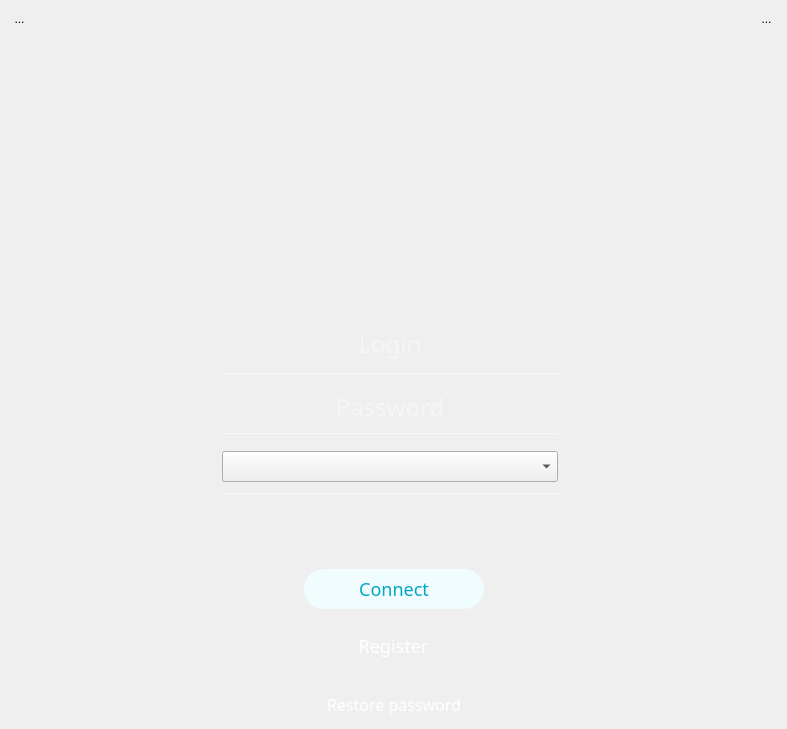
<?xml version="1.0" encoding="UTF-8"?>
<ui version="4.0">
 <class>LoginHorSmall</class>
 <widget class="QWidget" name="LoginHorSmall">
  <property name="geometry">
   <rect>
    <x>0</x>
    <y>0</y>
    <width>787</width>
    <height>729</height>
   </rect>
  </property>
  <property name="windowTitle">
   <string>Form</string>
  </property>
  <property name="styleSheet">
   <string notr="true">#LoginHorSmall {
	background-image: url(:/pics/bg\@3x.png);
}</string>
  </property>
  <layout class="QVBoxLayout" name="verticalLayout">
   <property name="spacing">
    <number>0</number>
   </property>
   <property name="leftMargin">
    <number>10</number>
   </property>
   <property name="topMargin">
    <number>10</number>
   </property>
   <property name="rightMargin">
    <number>10</number>
   </property>
   <property name="bottomMargin">
    <number>10</number>
   </property>
   <item>
    <layout class="QHBoxLayout" name="horizontalLayout_28">
     <property name="spacing">
      <number>0</number>
     </property>
     <item>
      <layout class="QVBoxLayout" name="verticalLayout_30">
       <property name="spacing">
        <number>0</number>
       </property>
       <item>
        <widget class="QToolButton" name="btHelp">
         <property name="styleSheet">
          <string notr="true">border-radius:12px;</string>
         </property>
         <property name="text">
          <string>...</string>
         </property>
         <property name="icon">
          <iconset resource="../resources/KelvinVPN/main.qrc">
           <normaloff>:/pics/help_icon_noactive@3x.png</normaloff>
           <activeoff>:/pics/help_icon_active@3x.png</activeoff>
           <selectedoff>:/pics/help_icon_active@3x.png</selectedoff>:/pics/help_icon_noactive@3x.png</iconset>
         </property>
         <property name="iconSize">
          <size>
           <width>50</width>
           <height>50</height>
          </size>
         </property>
         <property name="toolButtonStyle">
          <enum>Qt::ToolButtonIconOnly</enum>
         </property>
         <property name="autoRaise">
          <bool>true</bool>
         </property>
        </widget>
       </item>
       <item>
        <spacer name="verticalSpacer_25">
         <property name="orientation">
          <enum>Qt::Vertical</enum>
         </property>
         <property name="sizeType">
          <enum>QSizePolicy::Expanding</enum>
         </property>
         <property name="sizeHint" stdset="0">
          <size>
           <width>20</width>
           <height>160</height>
          </size>
         </property>
        </spacer>
       </item>
      </layout>
     </item>
     <item>
      <spacer name="horizontalSpacer_47">
       <property name="orientation">
        <enum>Qt::Horizontal</enum>
       </property>
       <property name="sizeHint" stdset="0">
        <size>
         <width>40</width>
         <height>20</height>
        </size>
       </property>
      </spacer>
     </item>
     <item>
      <layout class="QVBoxLayout" name="verticalLayout_20">
       <property name="spacing">
        <number>0</number>
       </property>
       <item>
        <spacer name="verticalSpacer_24">
         <property name="orientation">
          <enum>Qt::Vertical</enum>
         </property>
         <property name="sizeType">
          <enum>QSizePolicy::Fixed</enum>
         </property>
         <property name="sizeHint" stdset="0">
          <size>
           <width>20</width>
           <height>14</height>
          </size>
         </property>
        </spacer>
       </item>
       <item>
        <layout class="QVBoxLayout" name="verticalLayout_31">
         <item>
          <widget class="QLabel" name="label_12">
           <property name="sizePolicy">
            <sizepolicy hsizetype="Minimum" vsizetype="Minimum">
             <horstretch>0</horstretch>
             <verstretch>0</verstretch>
            </sizepolicy>
           </property>
           <property name="minimumSize">
            <size>
             <width>200</width>
             <height>200</height>
            </size>
           </property>
           <property name="maximumSize">
            <size>
             <width>200</width>
             <height>200</height>
            </size>
           </property>
           <property name="styleSheet">
            <string notr="true">background: rgb(0, 0, 0,0);</string>
           </property>
           <property name="text">
            <string/>
           </property>
           <property name="pixmap">
            <pixmap resource="../resources/KelvinVPN/main.qrc">:/pics/logo_main@3x.png</pixmap>
           </property>
           <property name="scaledContents">
            <bool>true</bool>
           </property>
           <property name="alignment">
            <set>Qt::AlignHCenter|Qt::AlignTop</set>
           </property>
          </widget>
         </item>
        </layout>
       </item>
      </layout>
     </item>
     <item>
      <spacer name="horizontalSpacer_48">
       <property name="orientation">
        <enum>Qt::Horizontal</enum>
       </property>
       <property name="sizeHint" stdset="0">
        <size>
         <width>40</width>
         <height>20</height>
        </size>
       </property>
      </spacer>
     </item>
     <item>
      <layout class="QVBoxLayout" name="verticalLayout_32">
       <item>
        <widget class="QToolButton" name="btSettings">
         <property name="styleSheet">
          <string notr="true">border-radius:12px;</string>
         </property>
         <property name="text">
          <string>...</string>
         </property>
         <property name="icon">
          <iconset resource="../resources/KelvinVPN/main.qrc">
           <normaloff>:/pics/settings_icon_noactive@3x.png</normaloff>
           <activeoff>:/pics/settings_icon_active@3x.png</activeoff>
           <selectedoff>:/pics/settings_icon_active@3x.png</selectedoff>:/pics/settings_icon_noactive@3x.png</iconset>
         </property>
         <property name="iconSize">
          <size>
           <width>50</width>
           <height>50</height>
          </size>
         </property>
         <property name="toolButtonStyle">
          <enum>Qt::ToolButtonIconOnly</enum>
         </property>
         <property name="autoRaise">
          <bool>true</bool>
         </property>
        </widget>
       </item>
       <item>
        <spacer name="verticalSpacer_28">
         <property name="orientation">
          <enum>Qt::Vertical</enum>
         </property>
         <property name="sizeType">
          <enum>QSizePolicy::Expanding</enum>
         </property>
         <property name="sizeHint" stdset="0">
          <size>
           <width>20</width>
           <height>160</height>
          </size>
         </property>
        </spacer>
       </item>
      </layout>
     </item>
    </layout>
   </item>
   <item>
    <layout class="QVBoxLayout" name="verticalLayout_3">
     <property name="spacing">
      <number>0</number>
     </property>
     <item>
      <spacer name="verticalSpacer_2">
       <property name="orientation">
        <enum>Qt::Vertical</enum>
       </property>
       <property name="sizeType">
        <enum>QSizePolicy::Fixed</enum>
       </property>
       <property name="sizeHint" stdset="0">
        <size>
         <width>20</width>
         <height>36</height>
        </size>
       </property>
      </spacer>
     </item>
     <item>
      <widget class="QLabel" name="lbMessage">
       <property name="sizePolicy">
        <sizepolicy hsizetype="Expanding" vsizetype="Fixed">
         <horstretch>0</horstretch>
         <verstretch>0</verstretch>
        </sizepolicy>
       </property>
       <property name="minimumSize">
        <size>
         <width>0</width>
         <height>30</height>
        </size>
       </property>
       <property name="maximumSize">
        <size>
         <width>16777215</width>
         <height>30</height>
        </size>
       </property>
       <property name="font">
        <font>
         <pointsize>20</pointsize>
        </font>
       </property>
       <property name="styleSheet">
        <string notr="true">color: #0043FF;
font: Regular;</string>
       </property>
       <property name="text">
        <string/>
       </property>
       <property name="scaledContents">
        <bool>false</bool>
       </property>
       <property name="alignment">
        <set>Qt::AlignCenter</set>
       </property>
       <property name="wordWrap">
        <bool>true</bool>
       </property>
      </widget>
     </item>
     <item>
      <spacer name="verticalSpacer_4">
       <property name="orientation">
        <enum>Qt::Vertical</enum>
       </property>
       <property name="sizeType">
        <enum>QSizePolicy::Fixed</enum>
       </property>
       <property name="sizeHint" stdset="0">
        <size>
         <width>20</width>
         <height>36</height>
        </size>
       </property>
      </spacer>
     </item>
    </layout>
   </item>
   <item>
    <layout class="QHBoxLayout" name="horizontalLayout_14">
     <property name="spacing">
      <number>0</number>
     </property>
     <item>
      <spacer name="horizontalSpacer_44">
       <property name="orientation">
        <enum>Qt::Horizontal</enum>
       </property>
       <property name="sizeType">
        <enum>QSizePolicy::Expanding</enum>
       </property>
       <property name="sizeHint" stdset="0">
        <size>
         <width>370</width>
         <height>20</height>
        </size>
       </property>
      </spacer>
     </item>
     <item>
      <layout class="QVBoxLayout" name="verticalLayout_8">
       <property name="spacing">
        <number>16</number>
       </property>
       <property name="leftMargin">
        <number>0</number>
       </property>
       <item>
        <layout class="QHBoxLayout" name="horizontalLayout_3">
         <property name="spacing">
          <number>10</number>
         </property>
         <item>
          <widget class="QLabel" name="label_11">
           <property name="minimumSize">
            <size>
             <width>44</width>
             <height>44</height>
            </size>
           </property>
           <property name="maximumSize">
            <size>
             <width>44</width>
             <height>44</height>
            </size>
           </property>
           <property name="styleSheet">
            <string notr="true">background:	rgb(0,0,0,0);
</string>
           </property>
           <property name="text">
            <string/>
           </property>
           <property name="pixmap">
            <pixmap resource="../resources/KelvinVPN/main.qrc">:/pics/user_icon@3x.png</pixmap>
           </property>
           <property name="scaledContents">
            <bool>true</bool>
           </property>
          </widget>
         </item>
         <item>
          <layout class="QVBoxLayout" name="verticalLayout_5">
           <item>
            <widget class="QLineEdit" name="edUsername">
             <property name="sizePolicy">
              <sizepolicy hsizetype="Expanding" vsizetype="Preferred">
               <horstretch>0</horstretch>
               <verstretch>0</verstretch>
              </sizepolicy>
             </property>
             <property name="minimumSize">
              <size>
               <width>0</width>
               <height>0</height>
              </size>
             </property>
             <property name="maximumSize">
              <size>
               <width>336</width>
               <height>16777215</height>
              </size>
             </property>
             <property name="font">
              <font>
               <family>Regular</family>
               <pointsize>-1</pointsize>
               <weight>50</weight>
               <italic>false</italic>
               <bold>false</bold>
              </font>
             </property>
             <property name="styleSheet">
              <string notr="true">background:	rgb(0,0,0,0);
border: none;
font: 24px Regular;
color: rgba(255,255,255, 0.8);
</string>
             </property>
             <property name="text">
              <string/>
             </property>
             <property name="maxLength">
              <number>336</number>
             </property>
             <property name="alignment">
              <set>Qt::AlignCenter</set>
             </property>
             <property name="placeholderText">
              <string>Login</string>
             </property>
            </widget>
           </item>
           <item>
            <widget class="Line" name="line_8">
             <property name="sizePolicy">
              <sizepolicy hsizetype="Preferred" vsizetype="Fixed">
               <horstretch>0</horstretch>
               <verstretch>0</verstretch>
              </sizepolicy>
             </property>
             <property name="minimumSize">
              <size>
               <width>336</width>
               <height>0</height>
              </size>
             </property>
             <property name="maximumSize">
              <size>
               <width>336</width>
               <height>16777215</height>
              </size>
             </property>
             <property name="styleSheet">
              <string notr="true">color: rgba(255, 255, 255, 0.65);</string>
             </property>
             <property name="frameShadow">
              <enum>QFrame::Plain</enum>
             </property>
             <property name="midLineWidth">
              <number>1</number>
             </property>
             <property name="orientation">
              <enum>Qt::Horizontal</enum>
             </property>
            </widget>
           </item>
          </layout>
         </item>
        </layout>
       </item>
       <item>
        <layout class="QHBoxLayout" name="horizontalLayout_15">
         <property name="spacing">
          <number>10</number>
         </property>
         <item>
          <widget class="QLabel" name="label_10">
           <property name="minimumSize">
            <size>
             <width>44</width>
             <height>44</height>
            </size>
           </property>
           <property name="maximumSize">
            <size>
             <width>44</width>
             <height>44</height>
            </size>
           </property>
           <property name="styleSheet">
            <string notr="true">background:	rgb(0,0,0,0);
</string>
           </property>
           <property name="text">
            <string/>
           </property>
           <property name="pixmap">
            <pixmap resource="../resources/KelvinVPN/main.qrc">:/pics/psw_icon@3x.png</pixmap>
           </property>
           <property name="scaledContents">
            <bool>true</bool>
           </property>
          </widget>
         </item>
         <item>
          <layout class="QVBoxLayout" name="verticalLayout_4">
           <item>
            <widget class="QLineEdit" name="edPassword">
             <property name="minimumSize">
              <size>
               <width>252</width>
               <height>20</height>
              </size>
             </property>
             <property name="maximumSize">
              <size>
               <width>336</width>
               <height>16777215</height>
              </size>
             </property>
             <property name="font">
              <font>
               <family>Regular</family>
               <pointsize>-1</pointsize>
               <weight>50</weight>
               <italic>false</italic>
               <bold>false</bold>
              </font>
             </property>
             <property name="styleSheet">
              <string notr="true">background:	rgb(0,0,0,0);
border: none;
font: 24px Regular;
color: rgba(255,255,255, 0.8);
</string>
             </property>
             <property name="text">
              <string/>
             </property>
             <property name="maxLength">
              <number>336</number>
             </property>
             <property name="echoMode">
              <enum>QLineEdit::Password</enum>
             </property>
             <property name="alignment">
              <set>Qt::AlignCenter</set>
             </property>
             <property name="placeholderText">
              <string>Password</string>
             </property>
            </widget>
           </item>
           <item>
            <widget class="Line" name="line_7">
             <property name="minimumSize">
              <size>
               <width>336</width>
               <height>0</height>
              </size>
             </property>
             <property name="maximumSize">
              <size>
               <width>336</width>
               <height>16777215</height>
              </size>
             </property>
             <property name="styleSheet">
              <string notr="true">color: rgba(255, 255, 255, 0.65);</string>
             </property>
             <property name="frameShadow">
              <enum>QFrame::Plain</enum>
             </property>
             <property name="midLineWidth">
              <number>1</number>
             </property>
             <property name="orientation">
              <enum>Qt::Horizontal</enum>
             </property>
            </widget>
           </item>
          </layout>
         </item>
        </layout>
       </item>
       <item>
        <layout class="QHBoxLayout" name="horizontalLayout_4">
         <property name="spacing">
          <number>10</number>
         </property>
         <item>
          <widget class="QLabel" name="label_17">
           <property name="minimumSize">
            <size>
             <width>44</width>
             <height>44</height>
            </size>
           </property>
           <property name="maximumSize">
            <size>
             <width>44</width>
             <height>44</height>
            </size>
           </property>
           <property name="styleSheet">
            <string notr="true">background:	rgb(0,0,0,0);
</string>
           </property>
           <property name="text">
            <string/>
           </property>
           <property name="pixmap">
            <pixmap resource="../resources/KelvinVPN/main.qrc">:/pics/server_icon@3x.png</pixmap>
           </property>
           <property name="scaledContents">
            <bool>true</bool>
           </property>
          </widget>
         </item>
         <item>
          <layout class="QVBoxLayout" name="verticalLayout_10">
           <item>
            <widget class="QComboBox" name="cbUpstream">
             <property name="sizePolicy">
              <sizepolicy hsizetype="Expanding" vsizetype="Minimum">
               <horstretch>0</horstretch>
               <verstretch>0</verstretch>
              </sizepolicy>
             </property>
             <property name="minimumSize">
              <size>
               <width>0</width>
               <height>20</height>
              </size>
             </property>
             <property name="maximumSize">
              <size>
               <width>16777215</width>
               <height>16777215</height>
              </size>
             </property>
             <property name="styleSheet">
              <string notr="true">QComboBox{ border: none;
 font-weight:bold;
 color: #03A7C6;
 background-color:  rgba(255, 255, 255, 0);   /* цвет фона*/
 padding-left: 20px;                          /* отступ от левого края*/
 font: 18px Regular;
}

#cbLoginLocation{
    color: rgba(255, 255, 255, 0.8);
}

QComboBox QListView{
    background-color: rgb(221, 248, 255);
    color: rgb(0, 0, 0) ;
}

QComboBox QListView::separator{
    width:  265px;
    color: rgba(3,167,198,0.2);
}

QComboBox::item{
    color: rgb(75, 210, 255);
}

/*Проверить что не так, ибо размеры флагов почему-то не выстовляются*/
QComboBox::item::QIcon{
    width: 25px;
    height: 15px;
}

QComboBox::item::selected{
    color: rgb(255, 255, 255);
    background-color: rgb(20, 180, 221);
}

QComboBox::drop-down{
    subcontrol-origin: padding;
    subcontrol-position: bottom right;
/*    background-color:   rgb(221, 248, 255);*/
    selection-background-color: #14B4DD;
    selection-color: #fff;
    color: rgb(0, 0, 0) ;
    background-color: rgba(221, 248, 255,0) ;
    border-width: 0px;
}

QComboBox:on { /* shift the text when the popup opens */
    padding-top: 3px;
    padding-left: 4px;
}

QComboBox::down-arrow {
    padding-right: 10px;
    height: 30px;
    width: 30px;
    image: url(:/pics/arrow_down_mainscreen\@3x.png);
    background-color:  rgb(38, 180, 207, 0);
}


QComboBox QAbstractItemView {
        color:rgb(0,0,0);
}</string>
             </property>
             <property name="editable">
              <bool>false</bool>
             </property>
             <property name="currentText">
              <string/>
             </property>
             <property name="currentIndex">
              <number>-1</number>
             </property>
             <property name="iconSize">
              <size>
               <width>16</width>
               <height>16</height>
              </size>
             </property>
            </widget>
           </item>
           <item>
            <widget class="Line" name="line_15">
             <property name="minimumSize">
              <size>
               <width>252</width>
               <height>0</height>
              </size>
             </property>
             <property name="maximumSize">
              <size>
               <width>336</width>
               <height>16777215</height>
              </size>
             </property>
             <property name="styleSheet">
              <string notr="true">color: rgba(255, 255, 255, 0.65);</string>
             </property>
             <property name="frameShadow">
              <enum>QFrame::Plain</enum>
             </property>
             <property name="midLineWidth">
              <number>1</number>
             </property>
             <property name="orientation">
              <enum>Qt::Horizontal</enum>
             </property>
            </widget>
           </item>
          </layout>
         </item>
        </layout>
       </item>
      </layout>
     </item>
     <item>
      <spacer name="horizontalSpacer">
       <property name="orientation">
        <enum>Qt::Horizontal</enum>
       </property>
       <property name="sizeType">
        <enum>QSizePolicy::Fixed</enum>
       </property>
       <property name="sizeHint" stdset="0">
        <size>
         <width>14</width>
         <height>30</height>
        </size>
       </property>
      </spacer>
     </item>
     <item>
      <spacer name="horizontalSpacer_46">
       <property name="orientation">
        <enum>Qt::Horizontal</enum>
       </property>
       <property name="sizeType">
        <enum>QSizePolicy::Expanding</enum>
       </property>
       <property name="sizeHint" stdset="0">
        <size>
         <width>416</width>
         <height>20</height>
        </size>
       </property>
      </spacer>
     </item>
    </layout>
   </item>
   <item>
    <spacer name="verticalSpacer">
     <property name="orientation">
      <enum>Qt::Vertical</enum>
     </property>
     <property name="sizeType">
      <enum>QSizePolicy::Fixed</enum>
     </property>
     <property name="sizeHint" stdset="0">
      <size>
       <width>20</width>
       <height>74</height>
      </size>
     </property>
    </spacer>
   </item>
   <item>
    <layout class="QHBoxLayout" name="horizontalLayout_22">
     <item>
      <spacer name="horizontalSpacer_37">
       <property name="orientation">
        <enum>Qt::Horizontal</enum>
       </property>
       <property name="sizeType">
        <enum>QSizePolicy::Expanding</enum>
       </property>
       <property name="sizeHint" stdset="0">
        <size>
         <width>40</width>
         <height>20</height>
        </size>
       </property>
      </spacer>
     </item>
     <item>
      <widget class="QPushButton" name="btLogin">
       <property name="enabled">
        <bool>true</bool>
       </property>
       <property name="minimumSize">
        <size>
         <width>180</width>
         <height>40</height>
        </size>
       </property>
       <property name="maximumSize">
        <size>
         <width>180</width>
         <height>40</height>
        </size>
       </property>
       <property name="font">
        <font>
         <family>Regular</family>
         <pointsize>-1</pointsize>
         <weight>50</weight>
         <italic>false</italic>
         <bold>false</bold>
        </font>
       </property>
       <property name="styleSheet">
        <string notr="true">QPushButton {
    border-radius: 20px;
	font: 18px Regular;
    border-width: 1px;
    background-color: rgb(240, 252, 254);
    color: #03A7C6;
}

QPushButton:hover{
    background-color: #14B4DD;
	color: #fff;
	border: 1px solid #fff;
} 

</string>
       </property>
       <property name="text">
        <string>Connect</string>
       </property>
       <property name="flat">
        <bool>true</bool>
       </property>
      </widget>
     </item>
     <item>
      <spacer name="horizontalSpacer_38">
       <property name="orientation">
        <enum>Qt::Horizontal</enum>
       </property>
       <property name="sizeHint" stdset="0">
        <size>
         <width>40</width>
         <height>20</height>
        </size>
       </property>
      </spacer>
     </item>
    </layout>
   </item>
   <item>
    <layout class="QHBoxLayout" name="horizontalLayout_71">
     <item>
      <spacer name="horizontalSpacer_39">
       <property name="orientation">
        <enum>Qt::Horizontal</enum>
       </property>
       <property name="sizeHint" stdset="0">
        <size>
         <width>13</width>
         <height>20</height>
        </size>
       </property>
      </spacer>
     </item>
     <item>
      <layout class="QVBoxLayout" name="verticalLayout_2">
       <property name="spacing">
        <number>2</number>
       </property>
       <item>
        <spacer name="verticalSpacer_3">
         <property name="orientation">
          <enum>Qt::Vertical</enum>
         </property>
         <property name="sizeType">
          <enum>QSizePolicy::Fixed</enum>
         </property>
         <property name="sizeHint" stdset="0">
          <size>
           <width>333</width>
           <height>20</height>
          </size>
         </property>
        </spacer>
       </item>
       <item>
        <layout class="QHBoxLayout" name="horizontalLayout">
         <item>
          <spacer name="horizontalSpacer_5">
           <property name="orientation">
            <enum>Qt::Horizontal</enum>
           </property>
           <property name="sizeHint" stdset="0">
            <size>
             <width>40</width>
             <height>20</height>
            </size>
           </property>
          </spacer>
         </item>
         <item>
          <widget class="QToolButton" name="btRegister">
           <property name="cursor">
            <cursorShape>ArrowCursor</cursorShape>
           </property>
           <property name="autoFillBackground">
            <bool>false</bool>
           </property>
           <property name="styleSheet">
            <string notr="true">QToolButton {
	font: 18px Regular; 
	color: #fff;
	background: rgba(0,0,0,0);
}

QToolButton:hover{
	color: #1892ac;
} </string>
           </property>
           <property name="text">
            <string>Register</string>
           </property>
           <property name="toolButtonStyle">
            <enum>Qt::ToolButtonTextOnly</enum>
           </property>
           <property name="autoRaise">
            <bool>true</bool>
           </property>
          </widget>
         </item>
         <item>
          <spacer name="horizontalSpacer_6">
           <property name="orientation">
            <enum>Qt::Horizontal</enum>
           </property>
           <property name="sizeHint" stdset="0">
            <size>
             <width>40</width>
             <height>20</height>
            </size>
           </property>
          </spacer>
         </item>
        </layout>
       </item>
       <item>
        <spacer name="verticalSpacer_6">
         <property name="orientation">
          <enum>Qt::Vertical</enum>
         </property>
         <property name="sizeHint" stdset="0">
          <size>
           <width>20</width>
           <height>40</height>
          </size>
         </property>
        </spacer>
       </item>
       <item>
        <layout class="QHBoxLayout" name="horizontalLayout_6">
         <item>
          <spacer name="horizontalSpacer_55">
           <property name="orientation">
            <enum>Qt::Horizontal</enum>
           </property>
           <property name="sizeType">
            <enum>QSizePolicy::Expanding</enum>
           </property>
           <property name="sizeHint" stdset="0">
            <size>
             <width>40</width>
             <height>20</height>
            </size>
           </property>
          </spacer>
         </item>
         <item>
          <widget class="QToolButton" name="btRestore">
           <property name="styleSheet">
            <string notr="true">QToolButton {
	font: 16px Regular; 
	color: #fff;
}

QToolButton:hover{
	color: #1892ac;
} </string>
           </property>
           <property name="text">
            <string>Restore password</string>
           </property>
           <property name="autoRaise">
            <bool>true</bool>
           </property>
          </widget>
         </item>
         <item>
          <spacer name="horizontalSpacer_49">
           <property name="orientation">
            <enum>Qt::Horizontal</enum>
           </property>
           <property name="sizeType">
            <enum>QSizePolicy::Expanding</enum>
           </property>
           <property name="sizeHint" stdset="0">
            <size>
             <width>40</width>
             <height>28</height>
            </size>
           </property>
          </spacer>
         </item>
        </layout>
       </item>
      </layout>
     </item>
     <item>
      <spacer name="horizontalSpacer_40">
       <property name="orientation">
        <enum>Qt::Horizontal</enum>
       </property>
       <property name="sizeType">
        <enum>QSizePolicy::Expanding</enum>
       </property>
       <property name="sizeHint" stdset="0">
        <size>
         <width>40</width>
         <height>20</height>
        </size>
       </property>
      </spacer>
     </item>
    </layout>
   </item>
  </layout>
 </widget>
 <resources>
  <include location="../resources/KelvinVPN/main.qrc"/>
 </resources>
 <connections/>
</ui>
